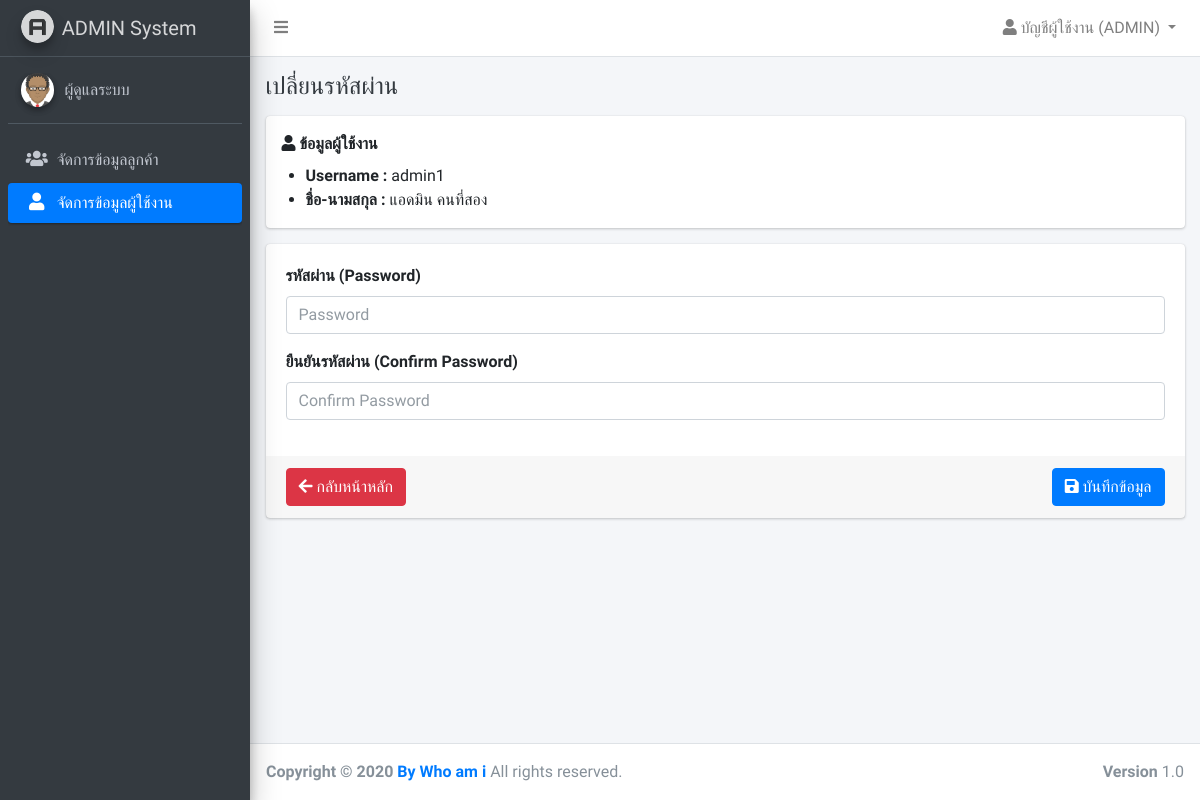
The page /admin/users/password.php?page=users&id=7 (signed in) on the database its author committed.
### tables this page shows
CREATE TABLE `users` (
  `id` int(11) NOT NULL,
  `username` varchar(32) NOT NULL,
  `password` varchar(64) NOT NULL,
  `name` varchar(255) NOT NULL,
  `is_owner` int(1) NOT NULL,
  `created_at` timestamp NOT NULL DEFAULT current_timestamp(),
  `updated_at` timestamp NULL DEFAULT NULL ON UPDATE current_timestamp()
);

### app/SQLiManager.php (called while the page is built, shortened)
<?php
if(class_exists('SQLiManager') === false)
{
	class SQLiManager{
		var $table;
		var $field;
		var $condition;
		public function SQLiManager()
		{
			$this->connect = mysqli_connect(DB_HOST,DB_USER,DB_PASS,DB_NAME);
			$cs1 = "SET character_set_results=utf8";
			mysqli_query($this->connect,$cs1) or die('Error query: ' . mysqli_error($this->connect));
			$cs2 = "SET character_set_client = utf8";
			mysqli_query($this->connect,$cs2) or die('Error query: ' . mysqli_error($this->connect));
			$cs3 = "SET character_set_connection = utf8";
			mysqli_query($this->connect,$cs3) or die('Error query: ' . mysqli_error($this->connect));
			$this->field="*";
		}
		public function select()
		{
			$this->sql="SELECT $this->field FROM $this->table $this->condition";
			$result=mysqli_query($this->connect,$this->sql) or trigger_error(mysqli_error($this->connect),E_USER_ERROR);
			return $result;
		}
	}
}
?>

### app/check_auth.php (called while the page is built, shortened)
<?php
$sql = new SQLiManager();
if( !empty($_SESSION["admin"]) ){
	$sql->table = "users";
	$sql->field = "name, username";
	$sql->condition = "WHERE id={$_SESSION["admin"]}";
	$rsAuth = $sql->select();
}
if( !empty($rsAuth) ){
	if( mysqli_num_rows($rsAuth) <= 0 ){
		session_destroy();
		ob_clean();
		header("location:".URL);
	}
	else{
		$auth = mysqli_fetch_assoc($rsAuth);
	}
}

### admin/layouts/menu_init.php (called while the page is built)
<?php
$menu[] = ["label"=>"จัดการข้อมูลลูกค้า", "key"=>"customers", "url"=>URL."admin/customers", 'icon'=>'fa fa-users'];
$menu[] = ["label"=>"จัดการข้อมูลผู้ใช้งาน", "key"=>"users", "url"=>URL."admin/users", 'icon'=>'fa fa-user'];
?>

### admin/users/password.php (the view, shortened to what this page needs)
<?php
$_title = "เปลี่ยนรหัสผ่าน";
include("../layouts/header.php");
include($_pathURL."admin/layouts/navbar.php");
include($_pathURL."admin/layouts/menu.php");
if( !empty($_GET["id"]) ){
	$sql->table = "users";
	$sql->condition = "WHERE id={$_GET["id"]} LIMIT 1";
	$query = $sql->select();
	$result = mysqli_fetch_assoc($query);
}
?>
<div class="content-wrapper">
	<div class="content-header">
		<div class="container-fluid">
			<div class="row">
				<div class="col-sm-12">
					<div class="clearfix">
						<h4 class="m-0 text-dark float-left"><?= !empty($_title) ? $_title : "" ?></h4>
					</div>
				</div>
			</div>
		</div>
	</div>
	<section class="content">
		<div class="container-fluid">
			<div class="card">
				<label class="ml-3 mt-3"><i class="fa fa-user"></i> ข้อมูลผู้ใช้งาน</label>
				<ul>
					<li><span style="font-weight: bold;">Username :</span> <?=$result["username"]?></li>
					<li><span style="font-weight: bold;">ชื่อ-นามสกุล :</span> <?=$result["name"]?></li>
				</ul>
			</div>
			<div class="card">
				<form class="form-submit" action="<?=URL?>admin/users/change_password.php?page=<?=$_GET["page"]?>" method="POST">
					<div class="card-body">
						<div class="form-group">
							<label for="password">รหัสผ่าน (Password)</label>
							<input type="password" class="form-control" id="password" name="password" placeholder="Password">
						</div>
						<div class="form-group">
							<label for="password2">ยืนยันรหัสผ่าน (Confirm Password)</label>
							<input type="password" class="form-control" id="password2" name="password2" placeholder="Confirm Password">
						</div>
					</div>
					<div class="card-footer">
						<div class="clearfix">
							<a href="<?=URL?>admin/users/?page=<?=$_GET["page"]?>" class="btn btn-danger float-left">
								<i class="fa fa-arrow-left"></i> กลับหน้าหลัก
							</a>
							<button type="submit" class="btn btn-primary btn-submit float-right">
								<i class="fa fa-save"></i> บันทึกข้อมูล
							</button>
						</div>
					</div>
				</form>
			</div>
		</div>
	</section>
</div>
<?php
include($_pathURL."admin/layouts/footer.php");
?>

### admin/layouts/navbar.php (shortened to what this page needs)
<nav class="main-header navbar navbar-expand navbar-white navbar-light">
	<ul class="navbar-nav">
		<li class="nav-item">
			<a class="nav-link" data-widget="pushmenu" href="#"><i class="fas fa-bars"></i></a>
		</li>
	</ul>
	<ul class="navbar-nav ml-auto">
		<li class="nav-item dropdown">
			<a class="nav-link dropdown-toggle" href="#" id="navbarDropdown" role="button" data-toggle="dropdown" aria-haspopup="true" aria-expanded="false">
				<i class="fa fa-user"></i> บัญชีผู้ใช้งาน (<?=strtoupper($auth["username"])?>)
			</a>
		</li>
	</ul>
</nav>

### admin/layouts/menu.php (shortened to what this page needs)
<aside class="main-sidebar sidebar-dark-primary elevation-4">
	<a href="index3.html" class="brand-link">
		<img src="<?=IMAGES?>/AdminLTELogo.png" alt="AdminLTE Logo" class="brand-image img-circle elevation-3"
		style="opacity: .8">
		<span class="brand-text font-weight-light">ADMIN System</span>
	</a>
	<div class="sidebar">
		<div class="user-panel mt-3 pb-3 mb-3 d-flex">
			<div class="image">
				<img src="<?=IMAGES?>/avatar.png" class="img-circle elevation-2" alt="User Image">
			</div>
			<div class="info" >
				<a href="" class="d-block"><?=$auth["name"]?></a>
			</div>
		</div>
          <?php include("menu_init.php"); ?>
		<nav class="mt-2">
			<ul class="nav nav-pills nav-sidebar flex-column" data-widget="treeview" role="menu" data-accordion="false">
               <?php
               foreach ($menu as $key => $value) {
                    if( empty($value["sub"]) ){
                         ?>
                         <li class="nav-item">
                              <a href="<?=$value["url"]?>?page=<?=$value['key']?>" class="nav-link <?= $value['key'] == $_GET['page'] ? "active" : "" ?>">
                                   <i class="nav-icon <?=$value["icon"]?>"></i>
                                   <p>
                                        <?=$value["label"]?>
                                   </p>
                              </a>
                         </li>
                         <?php
                    }
               }
               ?>
          </ul>
      </nav>
  </div>
</aside>

### rows shown on the page
users: username "ADMIN", name "ผู้ดูแลระบบ"
users: username "admin1", name "แอดมิน คนที่สอง"

### other values the page prints
$value["label"] "จัดการข้อมูลลูกค้า"
$value["label"] "จัดการข้อมูลผู้ใช้งาน"
$_title "เปลี่ยนรหัสผ่าน"
